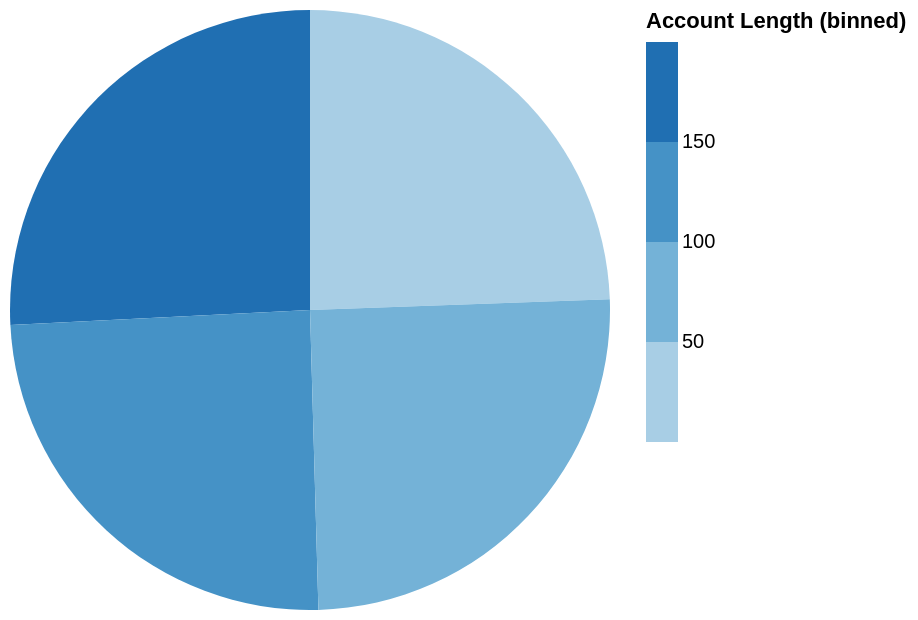

Notebook code for this chart:
### Code cell
df_processed

### Figure 1 — Vega-Lite specification as saved in the notebook (floating-point values rounded to 4 significant figures; data arrays with more than 128 entries replaced by an {"elided": "..."} marker saying what was removed)
{"$schema": "https://vega.github.io/schema/vega-lite/v5.json", "mark": {"clip": true, "type": "arc", "tooltip": true}, "params": [{"name": "grid", "select": "interval", "bind": "scales"}], "data": {"values": {"elided": "5000 records"}}, "encoding": {"theta": {"aggregate": "sum", "field": "State", "type": "quantitative"}, "color": {"bin": true, "field": "Account Length", "type": "quantitative"}}}
